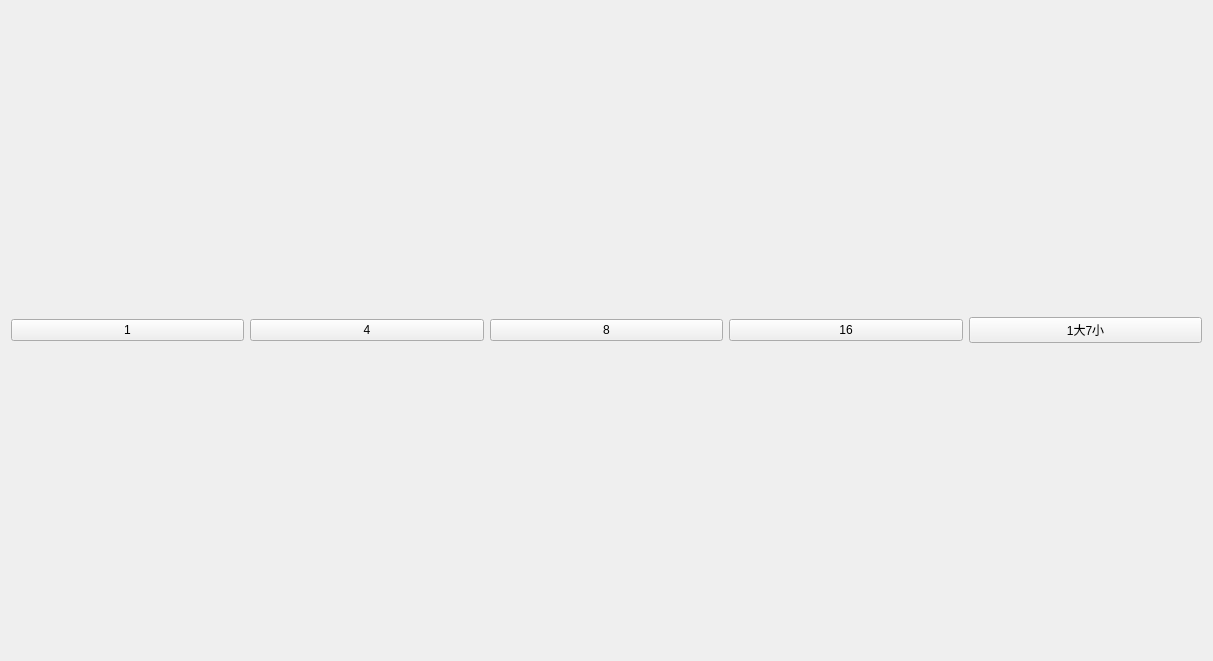
<?xml version="1.0" encoding="UTF-8"?>
<ui version="4.0">
 <class>LY_CameraLayoutWidget</class>
 <widget class="QWidget" name="LY_CameraLayoutWidget">
  <property name="geometry">
   <rect>
    <x>0</x>
    <y>0</y>
    <width>1213</width>
    <height>661</height>
   </rect>
  </property>
  <property name="windowTitle">
   <string>Form</string>
  </property>
  <layout class="QVBoxLayout" name="verticalLayout" stretch="9,1">
   <item>
    <layout class="QGridLayout" name="gridLayout"/>
   </item>
   <item>
    <layout class="QHBoxLayout" name="horizontalLayout">
     <item>
      <widget class="QPushButton" name="pushButton">
       <property name="text">
        <string>1</string>
       </property>
      </widget>
     </item>
     <item>
      <widget class="QPushButton" name="pushButton_2">
       <property name="text">
        <string>4</string>
       </property>
      </widget>
     </item>
     <item>
      <widget class="QPushButton" name="pushButton_3">
       <property name="text">
        <string>8</string>
       </property>
      </widget>
     </item>
     <item>
      <widget class="QPushButton" name="pushButton_4">
       <property name="text">
        <string>16</string>
       </property>
      </widget>
     </item>
     <item>
      <widget class="QPushButton" name="pushButton_5">
       <property name="text">
        <string>1大7小</string>
       </property>
      </widget>
     </item>
    </layout>
   </item>
  </layout>
 </widget>
 <resources/>
 <connections/>
</ui>
